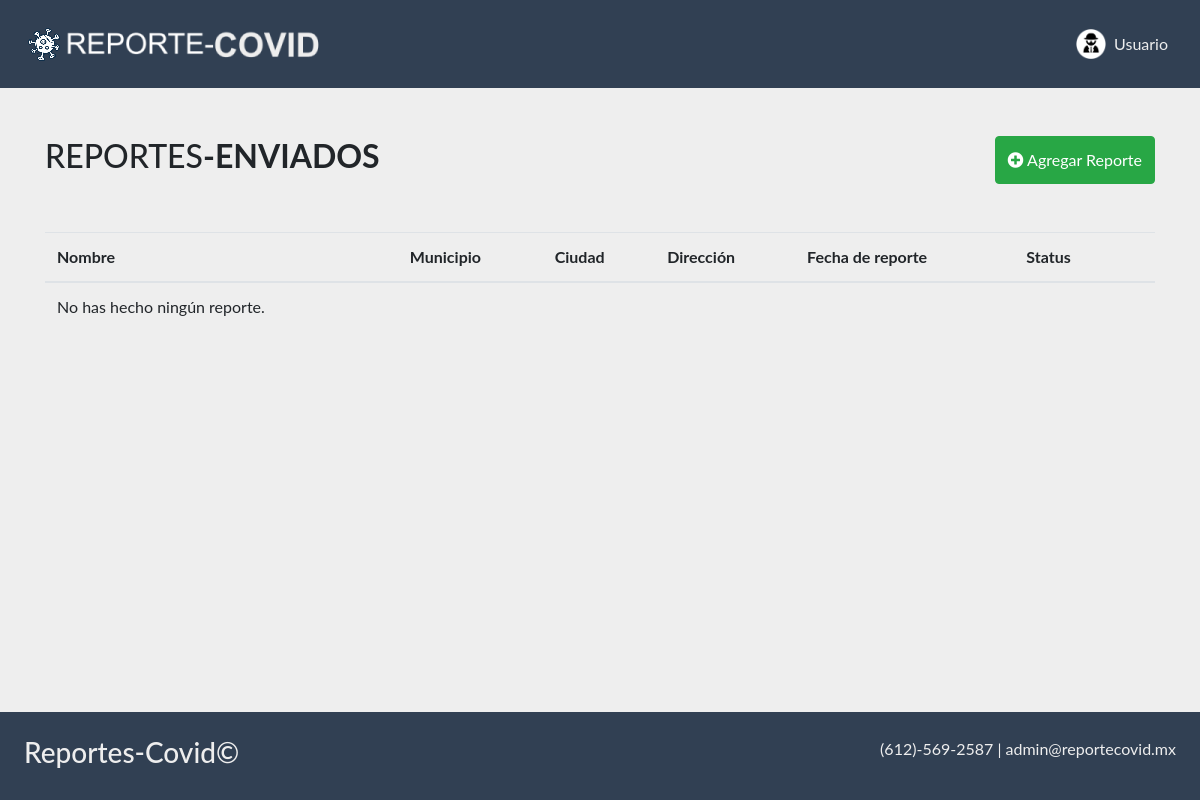
/php/views/home.php, run on an earlier commit of the app's database.
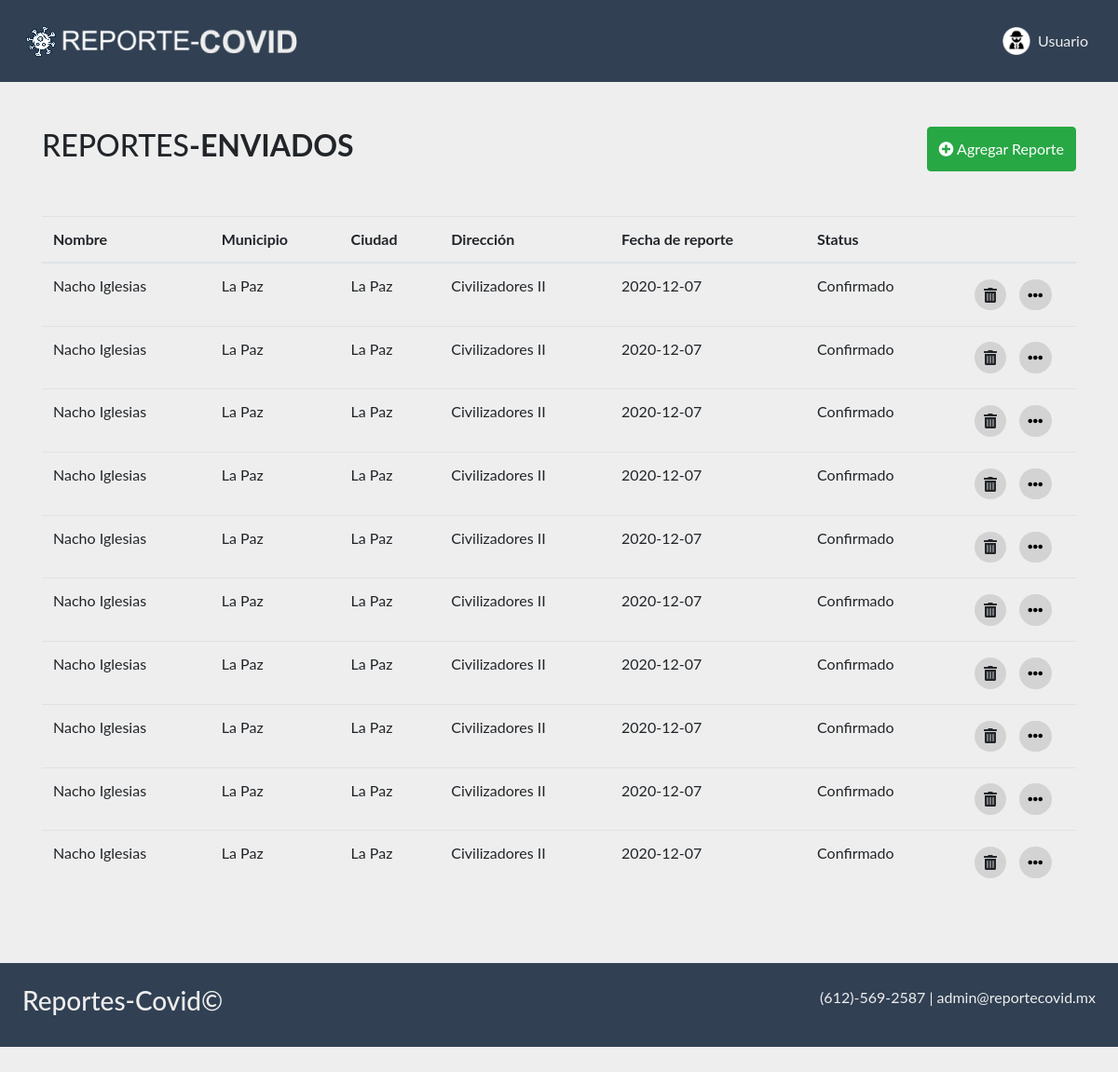
And on a later commit of the database.
### tables this page shows
CREATE TABLE IF NOT EXISTS Reportes(
	idReporte INT NOT NULL PRIMARY KEY AUTO_INCREMENT,
    idCliente INT NOT NULL,
    NombreCliente VARCHAR(100) NOT NULL,
    idMunicipio INT NOT NULL,
    NombreMunicipio VARCHAR(30) NOT NULL,
    idCiudad INT NOT NULL,
    NombreCiudad VARCHAR(30) NOT NULL,
    Dirección VARCHAR(100) NOT NULL,
    Fecha DATE NOT NULL,
    StatusRepo ENUM('En proceso','Confirmado','Rechazado','Pendiente') DEFAULT ('Pendiente'),
    CONSTRAINT FK_Reportes_Clientes FOREIGN KEY (idCliente) REFERENCES Clientes(idCliente) ON DELETE NO ACTION ON UPDATE CASCADE,
    CONSTRAINT FK_Reportes_Municipio FOREIGN KEY (idMunicipio) REFERENCES Municipios(idMunicipio) ON DELETE RESTRICT ON UPDATE RESTRICT,
    CONSTRAINT FK_ReportesCiudad FOREIGN KEY (idCiudad) REFERENCES Ciudades(idCiudad) ON DELETE RESTRICT ON UPDATE CASCADE
);

### php/views/home.php (the view)
<?php
require_once '../includes/head.php';
?>
</head>
<body>
<?php require_once '../includes/nav.php';?>
<?php require_once '../databaseconect.php';?>
    <section class="mg-top">
        <div class="container">
            <div class="row">
                <div class="col-md-12">
                    <div class="flex-container jc-c">
                        <h2>REPORTES<strong>-ENVIADOS</strong></h2>
                        <a href="./reporte.php?action=agregar"><button id="addBtn" class="btn btn-success">
                        <i class="fas fa-plus-circle"></i> Agregar Reporte</button></a>
                    </div>
                    <?php
                        $elementos = array('Nombre','Municipio','Ciudad','Dirección','Fecha de reporte','Status')
                    ?>
                    <div class="mg-top report-t">
                        <table class="table">
                            <thead>
                                <tr class="fixed-th">
                                <?php foreach($elementos as $elemento): ?>
                                    <th><?php echo $elemento; ?></th>
                                <?php endforeach; ?>
                                    <th></th>
                                </tr>
                            </thead>
                            <tbody>
                                <?php
                                    $sql = mysqli_query($connection, "SELECT NombreCliente, NombreMunicipio, NombreCiudad, Dirección, Fecha, StatusRepo, idReporte FROM Reportes");
                                    if(mysqli_num_rows($sql) == 0){
                                        echo '<td>No has hecho ningún reporte.</td>';
                                    }else{
                                        while($row = mysqli_fetch_assoc($sql)){
                                            echo '
                                            <tr class="tr-shadow">
                                                <td>'.$row['NombreCliente'].'</td>
                                                <td>'.$row['NombreMunicipio'].'</td>
                                                <td>'.$row['NombreCiudad'].'</td>
                                                <td>'.$row['Dirección'].'</td>
                                                <td>'.$row['Fecha'].'</td>
                                                <td>'.$row['StatusRepo'].'</td>
                                                <td >
                                                    <div class="flex-container" style="justify-content: space-evenly;">
                                                        <a class="item" title="eliminar">
                                                            <i class="fas fa-trash-alt"></i>
                                                        </a>
                                                        <a href="./reporte.php?action=ver&id='.$row['idReporte'].'" class="item" title="Más">
                                                        <i class="fas fa-ellipsis-h"></i>
                                                        </a>
                                                    </div>
                                                </td>
                                            </tr>
                                            <tr class="spacer"></tr>
                                            ';
                                        }
                                    }
                                ?>
                            </tbody>
                        </table>
                    </div>
                </div>
            </div>
        </div>
    </section>
    <?php require_once '../includes/footer.php';?>

### php/includes/head.php (shortened to what this page needs)
<!DOCTYPE html>
<html lang="en">
<head>
    <link rel="stylesheet" href="https://stackpath.bootstrapcdn.com/bootstrap/4.4.1/css/bootstrap.min.css">
    <link rel="stylesheet" href="https://pro.fontawesome.com/releases/v5.10.0/css/all.css"/>
    <link rel="stylesheet" href="../../css/styles.css">

### php/includes/nav.php (shortened to what this page needs)
<header class="flex-container">
    <div class="logo-container">
        <a href="../views/home.php"><img src="../../img/logo.png" alt=""></a>
    </div>
    <div class="user flex-container">
        <div class="flex-container">
            <img src="../../img/incognito.png" alt="" style="width: 30px;">
        </div>
        <div class="dropdown" style="float:right;">
            <button onclick="myFunction()" class="dropbtn" style="outline: none;">Usuario</button>
        </div>
    </div>
</header>

### php/includes/footer.php
    <footer class="flex-container">
        <div class="foot">
            <h3>Reportes-Covid<span>&copy;</span></h3>
        </div>
        <div class="foot">
            <p> (612)-569-2587 <span> | </span> admin@reportecovid.mx </p>
        </div>
    </footer>
</body>
</html>

### css/styles.css (style rules this page uses)
html, body { box-sizing: border-box; width: 100%; }
*, *::before, *::after { box-sizing: inherit; }
body { position: absolute; margin: 0 auto; font-family: 'Lato', sans-serif; overflow: hidden auto; background-color: #eeeeee; z-index: 1; }
img { max-width: 100%; }
a { text-decoration: none!important; transition: 400ms; }
footer, header { background-color: #15273cde; backdrop-filter: blur(10px); justify-content: space-between; padding: 1.5rem; width: 100%; }
header { z-index: 100; }
.flex-container { position: relative; display: flex; align-items: center; flex-wrap: wrap; z-index: 2; }
.jc-c { justify-content: space-between; }
.mg-top { margin-top: 3rem; }
#addBtn, #editBtn { height: 3rem; position: static; }
.btn-success { position: absolute; left: 90%; z-index: 1!important; }
.dropbtn { background-color: transparent; padding: .5rem; border: none; cursor: pointer; color: #eeeeee!important; outline: none; }
.dropdown { position: relative; display: inline-block; }
.report-t { overflow: auto; height: 50vh; margin-bottom: 5rem; }
.item { border: none; outline: none; border-radius: 20rem; background-color: #d4d3d3; padding: .3rem .6rem; margin: .3rem 0; backdrop-filter: blur(10px); color: #000000; }
.foot { color: #eeeeee; }

What changed in the data, as far as the page shows it:
added reportes: NombreCliente "Nacho Iglesias", NombreMunicipio "La Paz", NombreCiudad "La Paz", Dirección "Civilizadores II", Fecha "2020-12-07", StatusRepo "Confirmado"
added reportes: NombreCliente "Nacho Iglesias", NombreMunicipio "La Paz", NombreCiudad "La Paz", Dirección "Civilizadores II", Fecha "2020-12-07", StatusRepo "Confirmado"
added reportes: NombreCliente "Nacho Iglesias", NombreMunicipio "La Paz", NombreCiudad "La Paz", Dirección "Civilizadores II", Fecha "2020-12-07", StatusRepo "Confirmado"
added reportes: NombreCliente "Nacho Iglesias", NombreMunicipio "La Paz", NombreCiudad "La Paz", Dirección "Civilizadores II", Fecha "2020-12-07", StatusRepo "Confirmado"
added reportes: NombreCliente "Nacho Iglesias", NombreMunicipio "La Paz", NombreCiudad "La Paz", Dirección "Civilizadores II", Fecha "2020-12-07", StatusRepo "Confirmado"
added reportes: NombreCliente "Nacho Iglesias", NombreMunicipio "La Paz", NombreCiudad "La Paz", Dirección "Civilizadores II", Fecha "2020-12-07", StatusRepo "Confirmado"
added reportes: NombreCliente "Nacho Iglesias", NombreMunicipio "La Paz", NombreCiudad "La Paz", Dirección "Civilizadores II", Fecha "2020-12-07", StatusRepo "Confirmado"
added reportes: NombreCliente "Nacho Iglesias", NombreMunicipio "La Paz", NombreCiudad "La Paz", Dirección "Civilizadores II", Fecha "2020-12-07", StatusRepo "Confirmado"
added reportes: NombreCliente "Nacho Iglesias", NombreMunicipio "La Paz", NombreCiudad "La Paz", Dirección "Civilizadores II", Fecha "2020-12-07", StatusRepo "Confirmado"
added reportes: NombreCliente "Nacho Iglesias", NombreMunicipio "La Paz", NombreCiudad "La Paz", Dirección "Civilizadores II", Fecha "2020-12-07", StatusRepo "Confirmado"
Also different on the page:
text no longer shown: "No has hecho ningún reporte."
